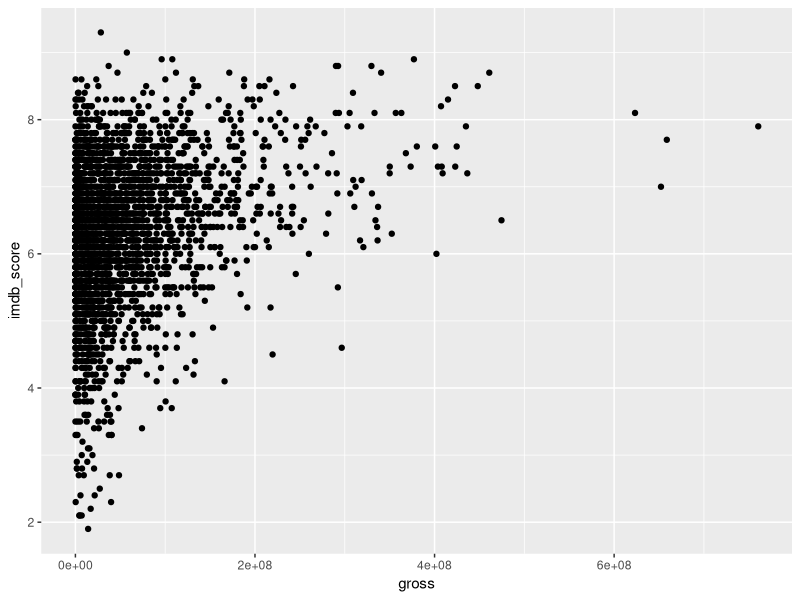
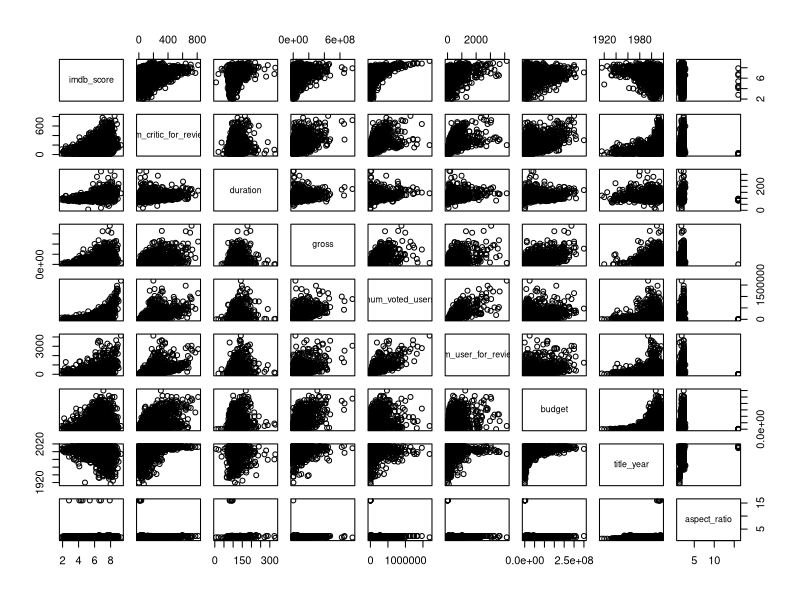
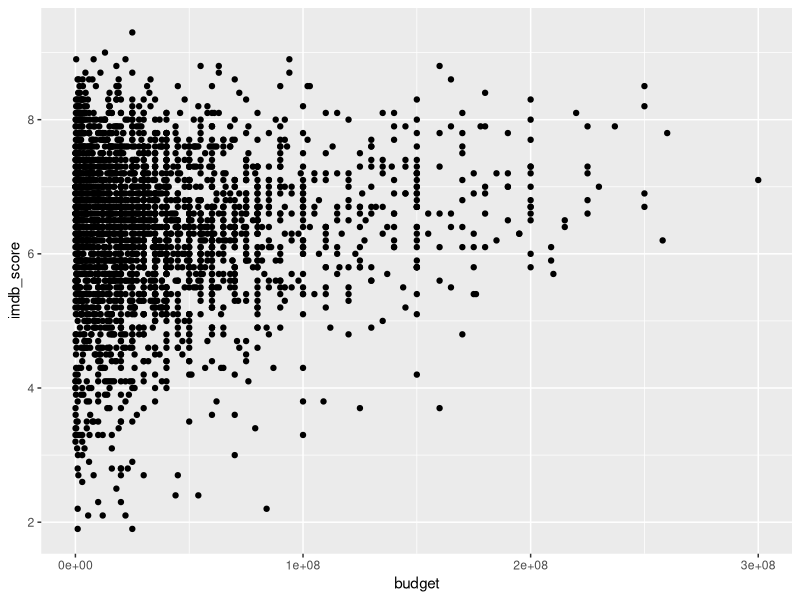
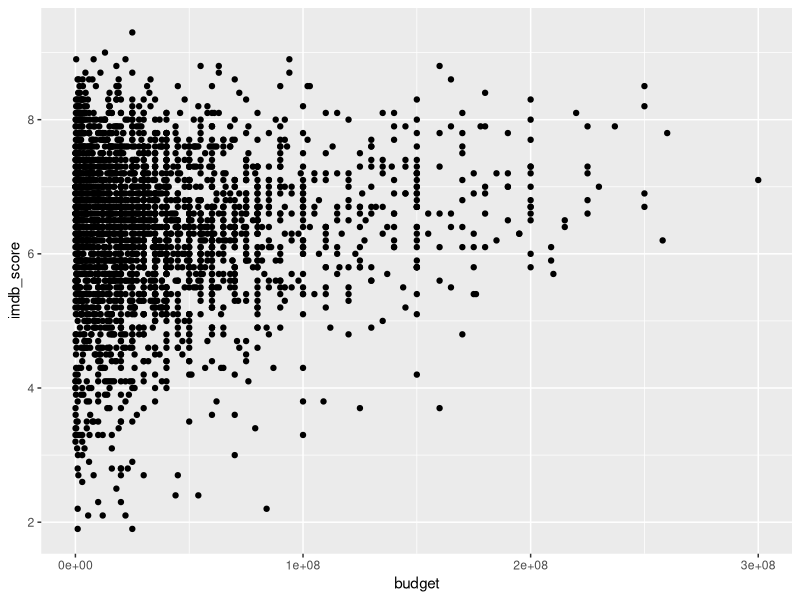
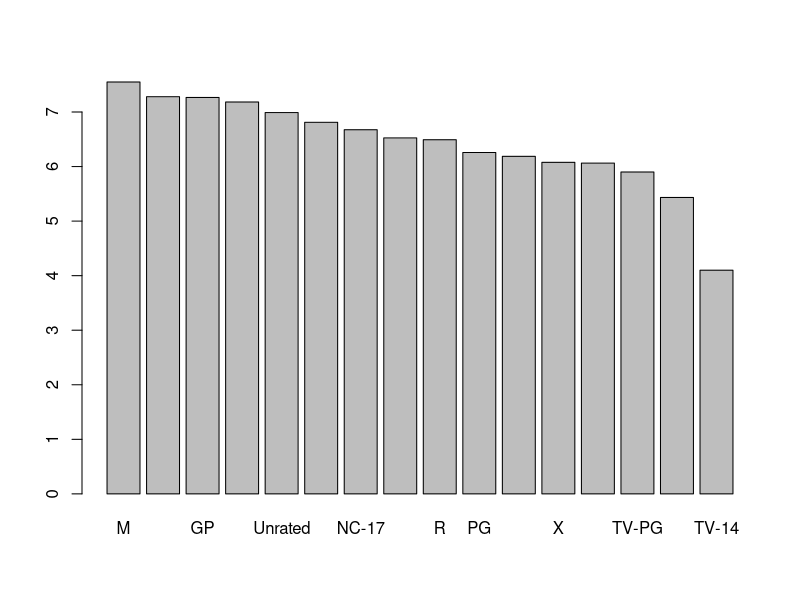
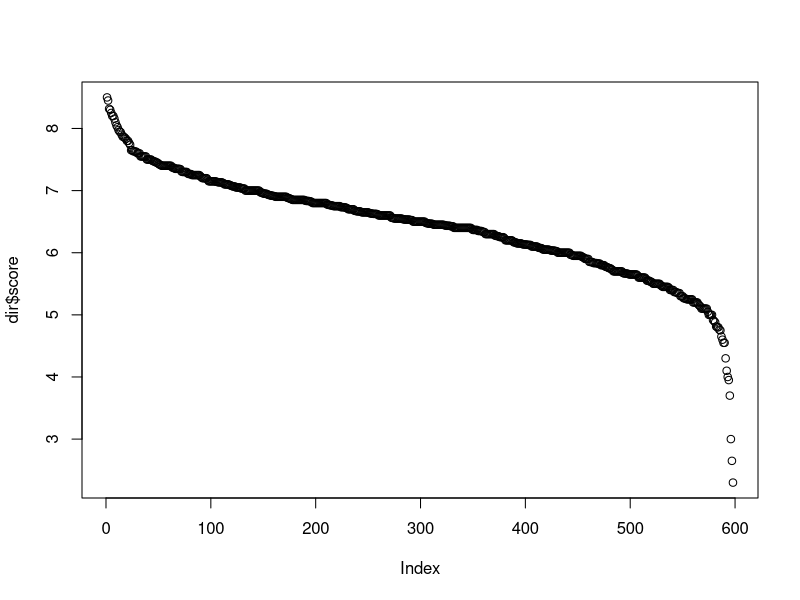

Reproduce these figures in R, in order.
## ---- chunk 1
library("tidyverse")
## ---- chunk 2
(test <- read.csv("imdb495/IMDBTest.csv"))
(train <- read.csv("imdb495/IMDBTrain.csv"))
## ---- chunk 3
summary(train)
## ---- chunk 4
ggplot(data=train, mapping=aes(x=gross, y=imdb_score)) +
  geom_point()
with(train, cor(gross, imdb_score, use="complete.obs"))
## ---- chunk 5
pairs(~imdb_score+num_critic_for_reviews+duration+gross+num_voted_users+num_user_for_reviews+budget+title_year+aspect_ratio, data = train)

## ---- chunk 6
ggplot(data=train, mapping=aes(x=budget, y=imdb_score)) +
  geom_point()

train %>% filter(budget>1e9) %>% select(movie_title, country)
## ---- chunk 7
ggplot(data=train, mapping=aes(x=budget, y=imdb_score)) +
  geom_point()

train %>% filter(budget>100000000, country=="USA") %>% select(movie_title, country)
## ---- chunk 8
rating <- train %>%
  group_by(content_rating) %>%
  summarize(score = mean(imdb_score), n=n()) %>%
  arrange(-score)

rating
barplot(rating$score, names.arg = rating$content_rating)
## ---- chunk 9
train %>%
  group_by(color) %>%
  summarize(score = mean(imdb_score), n=n()) %>%
  arrange(-score)

## ---- chunk 10

dir <- train %>%
  group_by(director_name) %>%
  summarize(score = mean(imdb_score), n=n()) %>%
  arrange(-score) %>%
  filter(n > 1)

plot(dir$score)
